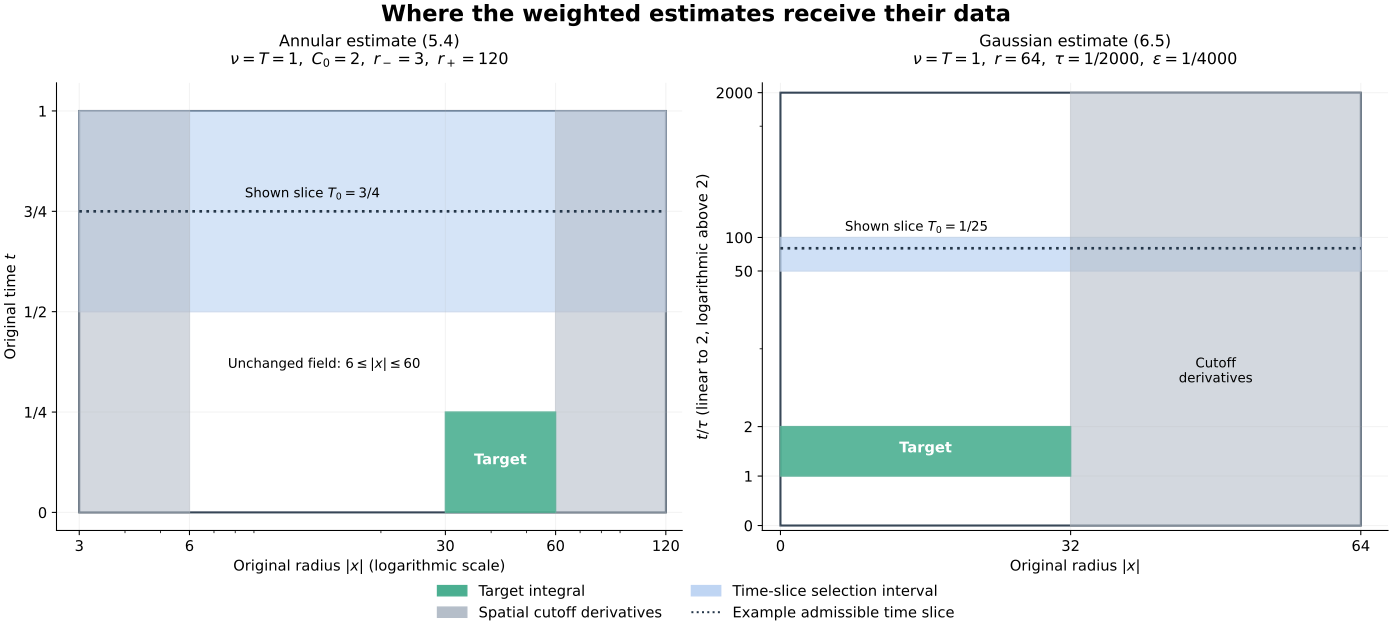

Recreate this plot in Python.
"""Exact coordinate regions of NS-FLUID-10; no solution or energy is sampled."""
from pathlib import Path
import matplotlib
matplotlib.use('Agg')
import matplotlib.pyplot as plt
from matplotlib.patches import Rectangle,Patch
from matplotlib.lines import Line2D
ROOT=Path(__file__).resolve().parent
plt.rcParams.update({'font.family':'DejaVu Sans','font.size':11})
fig,axes=plt.subplots(1,2,figsize=(14.5,6.6),layout='constrained')
gray='#b5bec9';green='#4baf91';blue='#bfd5f3';ink='#243649'
ax=axes[0]
ax.set_xscale('log');ax.set_xlim(2.6,133);ax.set_ylim(-.045,1.07)
ax.add_patch(Rectangle((3,0),117,1,fill=False,edgecolor=ink,linewidth=1.5))
ax.add_patch(Rectangle((3,.5),117,.5,color=blue,alpha=.65))
for lo,hi in [(3,6),(60,120)]:ax.add_patch(Rectangle((lo,0),hi-lo,1,color=gray,alpha=.6))
ax.add_patch(Rectangle((30,0),30,.25,color=green,alpha=.9))
ax.hlines(.75,3,120,linestyle=':',color=ink,linewidth=2)
ax.text(13,.785,r'Shown slice $T_0=3/4$',ha='center',fontsize=10)
ax.text(42.4,.12,'Target',ha='center',color='white',weight='bold')
ax.text(14,.36,r'Unchanged field: $6\leq |x|\leq60$',ha='center',fontsize=10)
ax.set_xticks([3,6,30,60,120],['3','6','30','60','120'])
ax.set_yticks([0,.25,.5,.75,1],['0','1/4','1/2','3/4','1'])
ax.set_xlabel(r'Original radius $|x|$ (logarithmic scale)');ax.set_ylabel(r'Original time $t$')
ax.set_title('Annular estimate (5.4)\n'+r'$\nu=T=1,\ C_0=2,\ r_-=3,\ r_+=120$',fontsize=12,pad=14)
ax=axes[1]
ax.set_xlim(-2,67);ax.set_yscale('symlog',linthresh=2,linscale=.8);ax.set_ylim(-.1,2450)
ax.add_patch(Rectangle((0,0),64,2000,fill=False,edgecolor=ink,linewidth=1.5))
ax.add_patch(Rectangle((0,50),64,50,color=blue,alpha=.75))
ax.add_patch(Rectangle((32,0),32,2000,color=gray,alpha=.6))
ax.add_patch(Rectangle((0,1),32,1,color=green,alpha=.9))
ax.hlines(80,0,64,linestyle=':',color=ink,linewidth=2)
ax.text(15,115,r'Shown slice $T_0=1/25$',ha='center',fontsize=10)
ax.text(16,1.48,'Target',ha='center',color='white',weight='bold')
ax.text(48,5,'Cutoff\nderivatives',ha='center',fontsize=10)
ax.set_xticks([0,32,64]);ax.set_yticks([0,1,2,50,100,2000],['0','1','2','50','100','2000'])
ax.set_xlabel(r'Original radius $|x|$');ax.set_ylabel(r'$t/\tau$ (linear to 2, logarithmic above 2)')
ax.set_title('Gaussian estimate (6.5)\n'+r'$\nu=T=1,\ r=64,\ \tau=1/2000,\ \varepsilon=1/4000$',fontsize=12,pad=14)
for ax in axes:
 ax.spines[['top','right']].set_visible(False)
 ax.grid(alpha=.15)
fig.legend(handles=[Patch(color=green,label='Target integral'),Patch(color=gray,label='Spatial cutoff derivatives'),Patch(color=blue,label='Time-slice selection interval'),Line2D([0],[0],color=ink,linestyle=':',label='Example admissible time slice')],loc='outside lower center',ncol=2,frameon=False)
fig.suptitle('Where the weighted estimates receive their data',fontsize=17,weight='bold')
fig.savefig(ROOT/'weighted-heat-regions.png',dpi=155)
fig.savefig(ROOT/'weighted-heat-regions.svg')
print('Saved exact annular and Gaussian region diagrams.')
